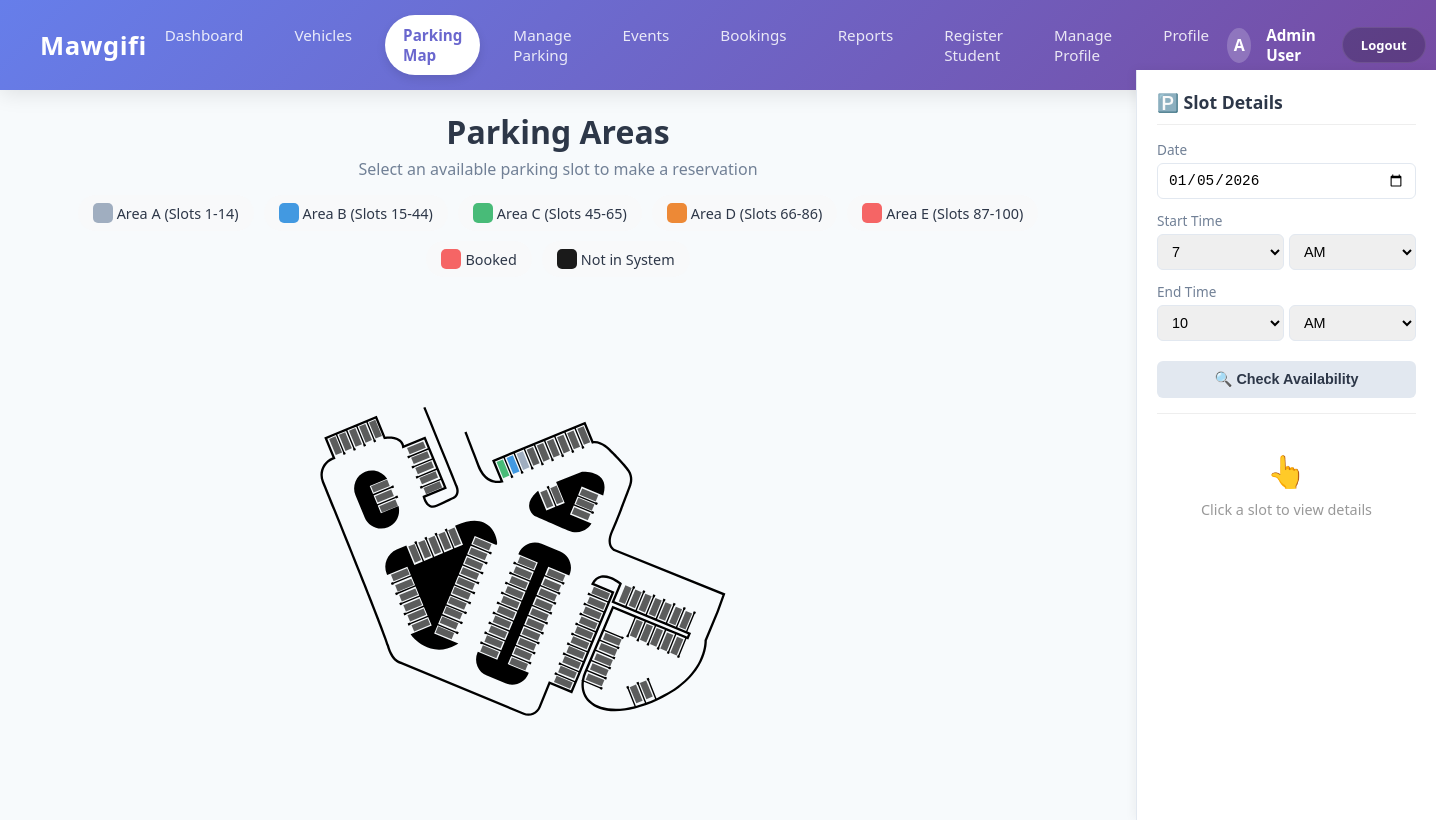
/modules/parking/index.php (signed in), run on the app's committed database.
### tables this page shows
CREATE TABLE ParkingArea (
    area_id INT AUTO_INCREMENT PRIMARY KEY,
    Availability_id INT,
    area_name VARCHAR(100) NOT NULL,
    area_type VARCHAR(50),
    area_color VARCHAR(20) DEFAULT '#a0a0a0',
    area_status ENUM('available', 'occupied', 'temporarily_closed', 'under_maintenance') DEFAULT 'available',
    created_at TIMESTAMP DEFAULT CURRENT_TIMESTAMP,
    updated_at TIMESTAMP DEFAULT CURRENT_TIMESTAMP ON UPDATE CURRENT_TIMESTAMP,
    AreaSize DECIMAL(10, 2),
    FOREIGN KEY (Availability_id) REFERENCES Availability(Availability_id) ON DELETE SET NULL ON UPDATE CASCADE
);

### modules/parking/index.php (the view, shortened to what this page needs)
<?php
$username = $_SESSION['username'] ?? 'User';
$user_type = $_SESSION['user_type'] ?? 'user';
$is_student = ($user_type === 'user');
$parking_areas = [
    'A' => ['start' => 1, 'end' => 14, 'color' => '#667eea', 'name' => 'Area A', 'exists' => false],
    'B' => ['start' => 15, 'end' => 44, 'color' => '#764ba2', 'name' => 'Area B', 'exists' => false],
    'C' => ['start' => 45, 'end' => 65, 'color' => '#48bb78', 'name' => 'Area C', 'exists' => false],
    'D' => ['start' => 66, 'end' => 86, 'color' => '#ed8936', 'name' => 'Area D', 'exists' => false],
    'E' => ['start' => 87, 'end' => 100, 'color' => '#e53e3e', 'name' => 'Area E', 'exists' => false]
];
$conn = getDBConnection();
$vehicles = [];
if ($conn) {
    $columns_check = $conn->query("SHOW COLUMNS FROM ParkingArea LIKE 'area_color'");
    $has_color_column = $columns_check && $columns_check->num_rows > 0;
    $columns_check = $conn->query("SHOW COLUMNS FROM ParkingArea LIKE 'area_status'");
    $has_status_column = $columns_check && $columns_check->num_rows > 0;
    $area_sql = "SELECT area_id, area_name";
    if ($has_color_column) {
        $area_sql .= ", area_color";
    }
    if ($has_status_column) {
        $area_sql .= ", area_status";
    }
    $area_sql .= " FROM ParkingArea";
    $area_result = $conn->query($area_sql);
    if ($area_result) {
        while ($area_row = $area_result->fetch_assoc()) {
            $area_name = trim($area_row['area_name']);
            if (preg_match('/^Area\s*([A-E])$/i', $area_name, $matches)) {
                $area_code = strtoupper($matches[1]);
            } else {
                $area_code = strtoupper($area_name);
            }
            if (isset($parking_areas[$area_code])) {
                $parking_areas[$area_code]['exists'] = true;
                $parking_areas[$area_code]['area_id'] = $area_row['area_id'];
                $parking_areas[$area_code]['color'] = isset($area_row['area_color']) ? $area_row['area_color'] : $parking_areas[$area_code]['color'];
                $parking_areas[$area_code]['status'] = isset($area_row['area_status']) ? $area_row['area_status'] : 'available';
                $parking_areas[$area_code]['name'] = $area_name;
            }
        }
    }
}
?>
<!DOCTYPE html>
<html lang="en">
<head>
</head>
<body>
    <nav class="navbar">
        <div class="brand">Mawgifi</div>
        <div class="nav-links">
            <?php if ($is_student): ?>
                <a href="../../Moudel1/Student.php?view=dashboard">Dashboard</a>
                <a href="../../Moudel1/Student.php?view=vehicles">My Vehicles</a>
                <a href="../parking/index.php" class="active">Find Parking</a>
                <a href="../booking/index.php">My Bookings</a>
                <a href="../../Moudel1/Student.php?view=profile">Profile</a>
            <?php elseif (strtolower($user_type) === 'admin'): ?>
                <a href="../../Moudel1/Admin.php?view=dashboard">Dashboard</a>
                <a href="../membership/index.php">Vehicles</a>
                <a href="../parking/index.php" class="active">Parking Map</a>
                <a href="../../admin/parking_management.php">Manage Parking</a>
                <a href="../../admin/event_management.php">Events</a>
                <a href="../booking/index.php">Bookings</a>
                <a href="../../Moudel1/Admin.php?view=reports">Reports</a>
                <a href="../../Moudel1/Admin.php?view=register">Register Student</a>
                <a href="../../Moudel1/Admin.php?view=manage">Manage Profile</a>
                <a href="../../Moudel1/Admin.php?view=profile">Profile</a>
            <?php endif; ?>
        </div>
        <div class="user-profile">
            <div class="avatar-circle"><?= strtoupper(substr($username, 0, 1)) ?></div>
            <span class="user-name"><?= htmlspecialchars($username) ?></span>
            <a href="../../logout.php" class="logout-btn">Logout</a>
        </div>
    </nav>
    <div class="container" style="margin-right: 320px;">
        <div class="page-header">
            <h1><?php echo $is_student ? 'Find Parking' : 'Parking Areas'; ?></h1>
            <p>Select an available parking slot to make a reservation</p>
            <div class="area-legend">
                <?php
                foreach ($parking_areas as $code => $area):
                    ?>
                    <div class="legend-item">
                        <div class="legend-color" style="background: <?php echo $area['color']; ?>;"></div>
                        <span>
                            <?php echo $area['name']; ?> (Slots <?php echo $area['start']; ?>-<?php echo $area['end']; ?>)
                        </span>
                    </div>
                <?php endforeach; ?>
                <div class="legend-item">
                    <div class="legend-color" style="background: #f56565;"></div>
                    <span>Booked</span>
                </div>
                <div class="legend-item">
                    <div class="legend-color" style="background: #1a1a1a;"></div>
                    <span>Not in System</span>
                </div>
            </div>
        </div>
        <div class="svg-container">
        </div>
    </div>
    <div class="booking-panel">
        <?php if ($is_student): ?>
            <h2>📝 Book Parking</h2>
        <?php else: ?>
            <h2>🅿️ Slot Details</h2>
        <?php endif; ?>
        <div class="form-group">
            <label>Date</label>
            <input type="date" id="bookingDate" min="<?= date('Y-m-d') ?>">
        </div>
        <div class="form-group">
            <label>Start Time</label>
            <div class="time-row">
                <select id="startHour">
                    <?php for ($h = 7; $h <= 11; $h++): ?>
                        <option value="<?= $h ?>"><?= $h ?></option>
                    <?php endfor; ?>
                </select>
                <select id="startAmPm">
                    <option value="AM">AM</option>
                </select>
            </div>
        </div>
        <div class="form-group">
            <label>End Time</label>
            <div class="time-row">
                <select id="endHour">
                    <?php for ($h = 7; $h <= 11; $h++): ?>
                        <option value="<?= $h ?>" <?= $h == 10 ? 'selected' : '' ?>><?= $h ?></option>
                    <?php endfor; ?>
                </select>
                <select id="endAmPm">
                    <option value="AM">AM</option>
                </select>
            </div>
        </div>
        <button class="btn btn-secondary" onclick="loadSlots()">
            🔍 Check Availability
        </button>
        <hr style="margin: 15px 0; border: none; border-top: 1px solid #eee;">
        <?php if ($is_student): ?>
            <?php if (empty($vehicles)): ?>
                <div class="no-vehicle-msg">
                    <p>No approved vehicle.</p>
                    <a href="../../Moudel1/Student.php?view=vehicles">Register one</a>
                </div>
            <?php else: ?>
                <div id="placeholder" class="placeholder-text">
                    <span>👆</span>
                    Select date/time, then click a slot
                </div>
                <div id="bookingForm" style="display:none;">
                    <div class="slot-display">
                        <div class="slot-label">Selected Slot</div>
                        <div class="slot-id" id="slotDisplay">-</div>
                    </div>
                    <div class="form-group">
                        <label>Vehicle</label>
                        <select id="vehicleSelect">
                            <option value="">-- Select --</option>
                            <?php foreach ($vehicles as $v): ?>
                                <option value="<?= $v['vehicle_id'] ?>">
                                    <?= htmlspecialchars($v['license_plate']) ?>
                                </option>
                            <?php endforeach; ?>
                        </select>
                    </div>
                    <div class="qr-section" id="qrSection" style="display:none;">
                        <img id="qrImage" src="" alt="QR" width="90">
                        <p>Scan when parking</p>
                    </div>
                    <div id="messageBox"></div>
                    <button class="btn btn-primary" id="confirmBtn" type="button" onclick="confirmBooking()">
                        ✓ Confirm Booking
                    </button>
                    <button class="btn btn-secondary" type="button" onclick="clearSelection()">
                        ✕ Cancel
                    </button>
                </div>
            <?php endif; ?>
        <?php else: ?>
            <div id="placeholder" class="placeholder-text">
                <span>👆</span>
                Click a slot to view details
            </div>
        <?php endif; ?>
    </div>
</body>
</html>

### modules/parking/index.php (style rules this page uses)
:root { --primary-grad: linear-gradient(135deg, #667eea 0%, #764ba2 100%); --text-dark: #2d3748; --text-light: #718096; --bg-light: #f7fafc; }
* { margin: 0; padding: 0; box-sizing: border-box; }
body { font-family: 'Segoe UI', system-ui, sans-serif; background: var(--bg-light); color: var(--text-dark); }
.navbar { background: var(--primary-grad); color: white; padding: 15px 40px; display: flex; justify-content: space-between; align-items: center; box-shadow: 0 4px 20px rgba(0, 0, 0, 0.1); }
.navbar .brand { font-size: 1.6rem; font-weight: 800; letter-spacing: 0.5px; }
.nav-links { display: flex; gap: 15px; }
.nav-links a { color: rgba(255, 255, 255, 0.85); text-decoration: none; font-weight: 500; padding: 10px 18px; border-radius: 50px; transition: all 0.3s ease; font-size: 0.95rem; }
.nav-links a.active { background: white; color: #6a67ce; font-weight: 700; box-shadow: 0 4px 10px rgba(0, 0, 0, 0.1); }
.user-profile { display: flex; align-items: center; gap: 15px; }
.user-name { font-weight: 600; font-size: 0.95rem; }
.avatar-circle { width: 35px; height: 35px; background: rgba(255, 255, 255, 0.2); border-radius: 50%; display: flex; align-items: center; justify-content: center; font-weight: bold; }
.logout-btn { background: rgba(0, 0, 0, 0.2); color: white; border: 1px solid rgba(255, 255, 255, 0.1); padding: 8px 18px; border-radius: 20px; cursor: pointer; text-decoration: none; font-size: 13px; font-weight: 600; transition: all 0.3s; }
.container { display: flex; flex-direction: column; padding: 20px; height: calc(100vh - 70px); }
.page-header { margin-bottom: 20px; text-align: center; }
.page-header h1 { color: var(--text-dark); margin-bottom: 5px; }
.page-header p { color: var(--text-light); }
.area-legend { display: flex; justify-content: center; flex-wrap: wrap; gap: 10px; margin-top: 15px; }
.legend-item { display: flex; align-items: center; gap: 8px; padding: 8px 15px; background: #f8f9fa; border-radius: 25px; font-size: 0.9rem; }
.legend-color { width: 20px; height: 20px; border-radius: 5px; }
.svg-container { width: 100%; height: calc(100vh - 280px); padding: 0; overflow: hidden; display: flex; justify-content: center; align-items: center; }
.booking-panel { width: 300px; background: #fff; border-left: 1px solid #e2e8f0; padding: 20px; overflow-y: auto; position: fixed; right: 0; top: 70px; bottom: 0; box-shadow: -2px 0 10px rgba(0, 0, 0, 0.05); }
.booking-panel h2 { font-size: 1.1rem; color: var(--text-dark); margin-bottom: 15px; padding-bottom: 10px; border-bottom: 1px solid #eee; }
.form-group { margin-bottom: 12px; }
.form-group label { display: block; font-size: 0.85rem; color: var(--text-light); margin-bottom: 4px; }
.form-group input, .form-group select { width: 100%; padding: 8px 10px; border: 1px solid #e2e8f0; border-radius: 6px; font-size: 0.9rem; }
.time-row { display: flex; gap: 5px; }
.time-row select { flex: 1; }
.btn { width: 100%; padding: 10px; border: none; border-radius: 6px; cursor: pointer; font-weight: 600; font-size: 0.9rem; margin-top: 8px; }
.btn-secondary { background: #e2e8f0; color: var(--text-dark); }
.placeholder-text { color: #999; text-align: center; padding: 20px 10px; font-size: 0.9rem; }
.placeholder-text span { font-size: 2rem; display: block; margin-bottom: 8px; }
.legend-item { display: flex; align-items: center; gap: 4px; }

### data on the page
parkingarea: area_name "Area B", start "15", end "44"
parkingarea: area_name "Area C", start "45", end "65"
parkingarea: area_name "Area D", start "66", end "86"
parkingarea: area_name "Area E", start "87", end "100"

### other printed values
substr($username, 0, 1) "A"
$username "Admin User"
$area['name'] "Area A"
$area['start'] "1"
$area['end'] "14"
form field value "7"
form field value "10"
